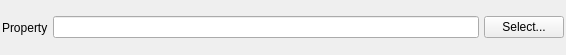
<?xml version="1.0" encoding="UTF-8"?>
<ui version="4.0">
 <class>InputPathWidget</class>
 <widget class="QWidget" name="InputPathWidget">
  <property name="geometry">
   <rect>
    <x>0</x>
    <y>0</y>
    <width>566</width>
    <height>55</height>
   </rect>
  </property>
  <property name="windowTitle">
   <string>InputPathWidget</string>
  </property>
  <layout class="QHBoxLayout" name="horizontalLayout">
   <property name="spacing">
    <number>5</number>
   </property>
   <property name="leftMargin">
    <number>2</number>
   </property>
   <property name="topMargin">
    <number>2</number>
   </property>
   <property name="rightMargin">
    <number>2</number>
   </property>
   <property name="bottomMargin">
    <number>2</number>
   </property>
   <item>
    <widget class="QLabel" name="inputPathWidgetLabel">
     <property name="text">
      <string>Property</string>
     </property>
    </widget>
   </item>
   <item>
    <widget class="QLineEdit" name="inputPathWidgetLineEdit"/>
   </item>
   <item>
    <widget class="QPushButton" name="inputPathWidgetPushButton">
     <property name="text">
      <string>Select...</string>
     </property>
    </widget>
   </item>
  </layout>
 </widget>
 <resources/>
 <connections/>
</ui>
